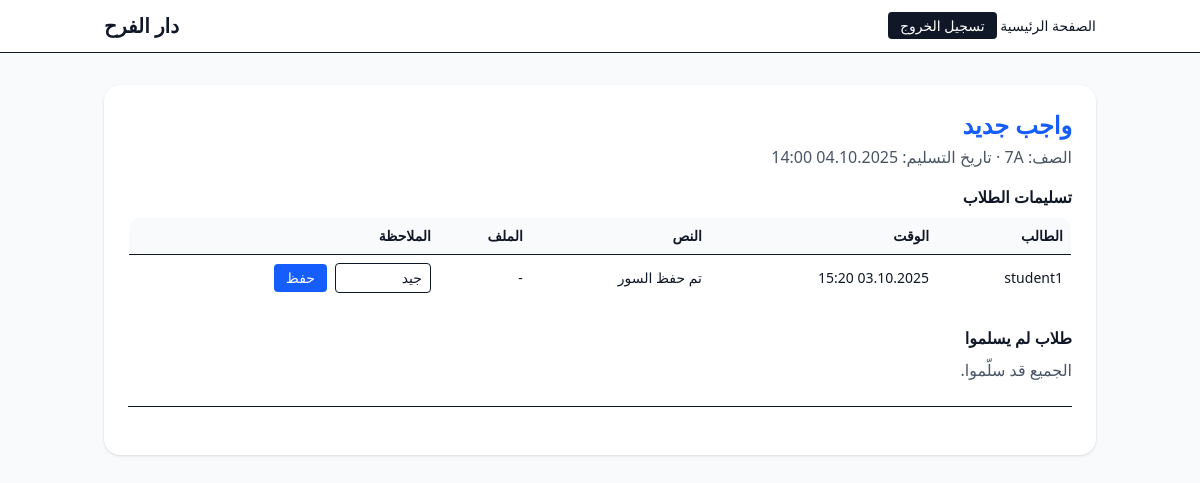
The page /assignments/1/ (signed in) on the database its author committed.
### core/models.py (models this page shows, shortened)
class Assignment(models.Model):
    classroom = models.ForeignKey(ClassRoom, on_delete=models.CASCADE, related_name="assignments")
    title = models.CharField(max_length=200)
    description = models.TextField(blank=True)
    due_at = models.DateTimeField()
    created_by = models.ForeignKey(User, on_delete=models.CASCADE, related_name="assignments_created")
    created_at = models.DateTimeField(auto_now_add=True)

class Submission(models.Model):
    assignment = models.ForeignKey(Assignment, on_delete=models.CASCADE, related_name="submissions")
    student = models.ForeignKey(User, on_delete=models.CASCADE, related_name="submissions")
    text = models.TextField(blank=True)
    file = models.FileField(upload_to="submissions/", blank=True, null=True)
    submitted_at = models.DateTimeField(auto_now_add=True)
    grade = models.CharField(max_length=10, blank=True)
    class Meta:
        unique_together = ("assignment", "student")  # jeder Schüler genau eine Abgabe

### core/views.py (the view)
# urls.py: path("assignments/<int:pk>/", views.assignment_detail, name="assignment_detail"),
@login_required
def assignment_detail(request, pk):
    a = get_object_or_404(Assignment, pk=pk)
    now = timezone.now()
    is_student = a.classroom.students.filter(id=request.user.id).exists()
    is_teacher = a.classroom.teachers.filter(id=request.user.id).exists()
    existing = Submission.objects.filter(assignment=a, student=request.user).first()
    now = timezone.now()
    can_submit = is_student and (now <= a.due_at)
    submissions = missing_students = None
    if is_teacher:
        submissions = Submission.objects.filter(assignment=a)\
                                        .select_related("student")\
                                        .order_by("-submitted_at")
        missing_students = a.classroom.students.exclude(
            id__in=submissions.values_list("student_id", flat=True)
        )
    if request.method == "POST":
        sid = request.POST.get("grade_submission_id")
        if is_teacher and sid:
            s = get_object_or_404(Submission, id=sid, assignment=a)
            s.grade = (request.POST.get("grade") or "").strip()
            s.save()
            return redirect("assignment_detail", pk=a.id)
        if is_student and can_submit:
            form = SubmissionForm(request.POST, request.FILES, instance=existing)
            if form.is_valid():
                s = form.save(commit=False)
                s.assignment = a
                s.student = request.user
                s.save()
                return redirect("assignment_detail", pk=a.id)
        else:
            form = SubmissionForm(instance=existing)  # liest vorhandene Daten ein
    else:
        form = SubmissionForm(instance=existing)
    ctx = {
        "assignment": a,
        "is_teacher": is_teacher,
        "is_student": is_student,
        "submission": existing,
        "submissions": submissions,
        "missing_students": missing_students,
        "can_submit": can_submit,
        "form": form,
    }
    return render(request, "core/assignment_detail.html", ctx)

### core/forms.py (shortened to what this page needs)
class SubmissionForm(forms.ModelForm):
    class Meta:
        model = Submission
        fields = ["text", "file"]
        widgets = {
            "text": forms.Textarea(attrs={"rows": 4, "class": "w-full border rounded p-2"})
        }
        labels = {
            "text": "النص",
        }

### templates/core/assignment_detail.html (shortened to what this page needs)
{% extends "base.html" %}
{% block content %}
<div class="bg-white rounded-2xl shadow p-6" dir="rtl">
    <h2 class="text-2xl font-semibold text-blue-600 mb-1">{{ assignment.title }}</h2>
    <div class="text-gray-600 mb-4">
        الصف: {{ assignment.classroom.name }}
        · تاريخ التسليم: {{ assignment.due_at|date:"d.m.Y H:i" }}
    </div>
    {% if is_teacher %}
    <h3 class="font-semibold mb-2">تسليمات الطلاب</h3>
    {% if submissions %}
    <div class="overflow-x-auto">
        <table class="w-full text-sm border rounded-xl overflow-hidden">
            <thead class="bg-gray-50">
                <tr>
                    <th class="p-2 text-right">الطالب</th>
                    <th class="p-2 text-right">الوقت</th>
                    <th class="p-2 text-right">النص</th>
                    <th class="p-2 text-right">الملف</th>
                    <th class="p-2 text-right">الملاحظة </th>
                </tr>
            </thead>
            <tbody>
                {% for s in submissions %}
                <tr class="border-t">
                    <td class="p-2">{{ s.student.username }}</td>
                    <td class="p-2">{{ s.submitted_at|date:"d.m.Y H:i" }}</td>
                    <td class="p-2">{{ s.text|default:"-"|truncatechars:60 }}</td>
                    <td class="p-2">
                        {% if s.file %}
                        <a class="text-blue-600 underline" href="{{ s.file.url }}">تنزيل</a>
                        {% else %}-{% endif %}
                    </td>
                    <td class="p-2">
                        <form method="post" class="flex items-center gap-2">
                            <input name="grade" value="{{ s.grade }}" class="border rounded px-2 py-1 w-24"
                                placeholder="مثال: A/100/✓">
                            <button class="px-3 py-1 bg-blue-600 text-white rounded">حفظ</button>
                        </form>
                    </td>
                </tr>
                {% endfor %}
            </tbody>
        </table>
    </div>
    {% else %}
    <p class="text-gray-600">لا توجد تسليمات بعد.</p>
    {% endif %}
    <h4 class="font-semibold mt-6 mb-2">طلاب لم يسلموا</h4>
    {% if missing_students %}
    <ul class="list-disc pr-6 text-gray-700">
        {% for st in missing_students %}
        <li>{{ st.username }}</li>
        {% endfor %}
    </ul>
    {% else %}
    <p class="text-gray-600">الجميع قد سلّموا.</p>
    {% endif %}
    <hr class="my-6">
    {% endif %}
</div>
{% endblock %}

### rows shown on the page
Assignment: title "واجب جديد", due_at "04.10.2025 14:00"
Submission: student.username "student1", submitted_at "03.10.2025 15:20", text "تم حفظ السور", grade "جيد"
